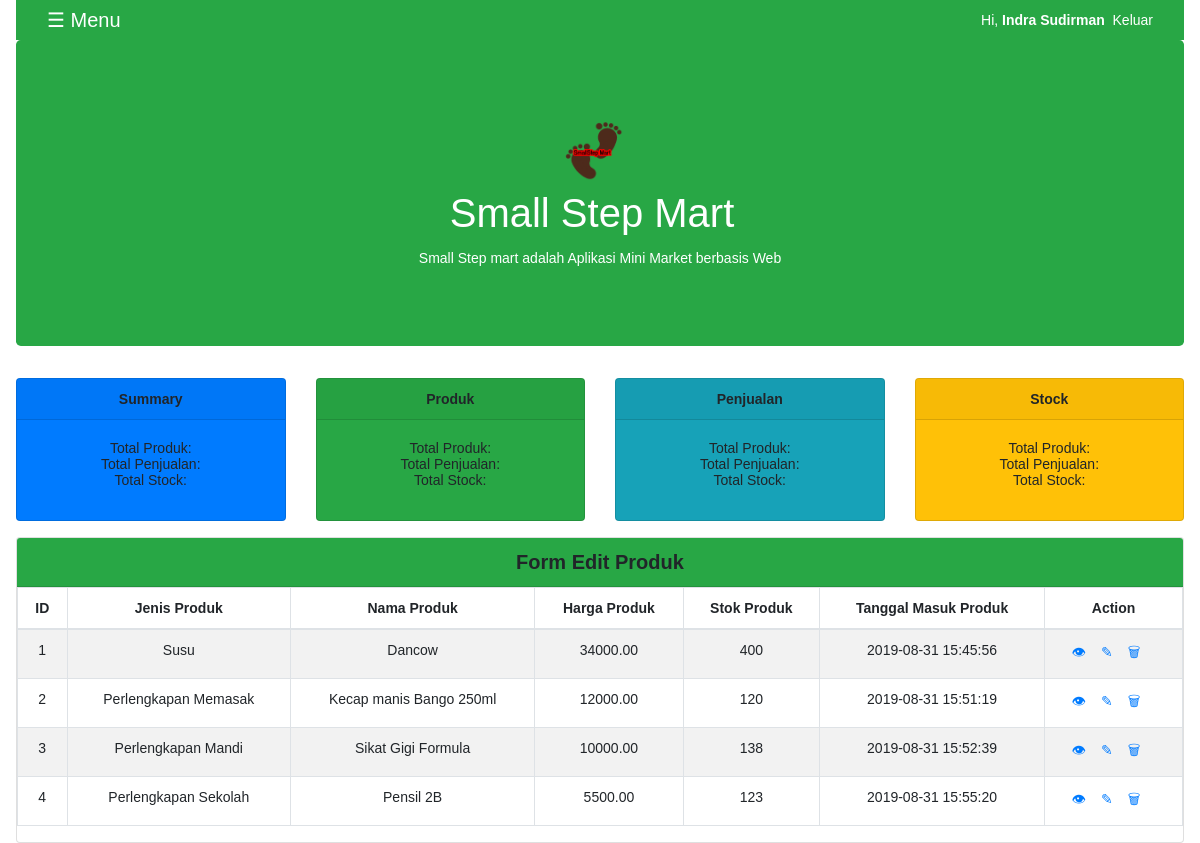
The page /admin/php/editproduk.php (signed in) on the database its author committed.
### tables this page shows
CREATE TABLE `produk` (
  `id` int(11) NOT NULL,
  `jenisProduk` varchar(80) NOT NULL,
  `namaProduk` varchar(255) NOT NULL,
  `hargaProduk` decimal(13,2) NOT NULL,
  `stokProduk` int(11) NOT NULL,
  `gambarProduk` varchar(255) NOT NULL,
  `tanggalMasuk` datetime DEFAULT current_timestamp()
);

### admin/php/editproduk.php (the view, shortened to what this page needs)
<!DOCTYPE HTML>
<html lang ="en">
<head>
    <link rel = "stylesheet" href ="../../bootstrap/dist/css/bootstrap.min.css">
    <link rel="stylesheet" href="https://use.fontawesome.com/releases/v5.6.3/css/all.css">
    </head>
    <body>
<div id="main">
<nav class="navbar navbar-expand-lg navbar-light bg-success">
  <div class="container text-white">
  <div style="font-size:20px;cursor:pointer" onclick="openNav()">&#9776; Menu</div>
    <div class="navbar-nav ml-auto">Hi,&nbsp;<b><?php echo htmlspecialchars ($_SESSION["username"]);?></b>&nbsp;&nbsp;<a class= "text-white" href = "logout.php">Keluar</a></div>
  </div>
</nav>
<div class="jumbotron bg-success">
<div class="navbar-brandnavbar-nav ml-auto text-white"><a class="navbar-brand text-white" href="home.php">
    <img src="../../image/smallsteplogo.png" width="80" height="80" class="d-inline-block align-center" alt=""><h1>Small Step Mart</h1></a></div>
    <div class="text-white"> <p> Small Step mart adalah Aplikasi Mini Market berbasis Web</p></div>
</div>
<div class="card-deck">
<div class="card text-black bg-primary mb-3" style="max-width: 18rem;">
  <div class="card-header"><b>Summary</b></div>
  <div class="card-body">
    <p class="card-title">Total Produk: <br> Total Penjualan: <br> Total Stock:</p>
  </div>
  </div>
<div class="card text-black bg-success mb-3" style="max-width: 18rem;">
  <div class="card-header"><b>Produk</b></div>
  <div class="card-body">
  <p class="card-title">Total Produk: <br> Total Penjualan: <br> Total Stock:</p>
  </div>
  </div>
  <div class="card text-black bg-info mb-3" style="max-width: 18rem;">
  <div class="card-header"><b>Penjualan</b></div>
  <div class="card-body">
  <p class="card-title">Total Produk: <br> Total Penjualan: <br> Total Stock:</p></div>
  </div>
  <div class="card text-black bg-warning mb-3" style="max-width: 18rem;">
  <div class="card-header"><b>Stock</b></div>
  <div class="card-body">
  <p class="card-title">Total Produk: <br> Total Penjualan: <br> Total Stock:</p></div></div>
  </div>
  <div class="card">
  <h5 class="card-header bg-success"><b>Form Edit Produk</b></h5>
  <?php
                    require_once "config.php";
                    $sql = "SELECT * FROM produk";
                    if($result = mysqli_query($link, $sql)){
                        if(mysqli_num_rows($result) > 0){
                            echo "<table class='table table-bordered table-striped'>";
                                echo "<thead>";
                                    echo "<tr>";
                                        echo "<th>ID</th>";
                                        echo "<th>Jenis Produk</th>";
                                        echo "<th>Nama Produk</th>";
                                        echo "<th>Harga Produk</th>";
                                        echo "<th>Stok Produk</th>";
                                        echo "<th>Tanggal Masuk Produk</th>";
                                        echo "<th>Action</th>";
                                    echo "</tr>";
                                echo "</thead>";
                                echo "<tbody>";
                                while($row = mysqli_fetch_array($result)){
                                    echo "<tr>";
                                        echo "<td>" . $row['id'] . "</td>";
                                        echo "<td>" . $row['jenisProduk'] . "</td>";
                                        echo "<td>" . $row['namaProduk'] . "</td>";
                                        echo "<td>" . $row['hargaProduk'] . "</td>";
                                        echo "<td>" . $row['stokProduk'] . "</td>";
                                        echo "<td>" . $row['tanggalMasuk'] . "</td>";
                                        echo "<td>";
                                            echo "<a href='readproduk.php?id=". $row['id'] ."' title='Lihat Produk' data-toggle='tooltip'><span>&#128065;</span></a>";
                                            echo "<a href='updateproduk.php?id=". $row['id'] ."' title='Update Produk' data-toggle='tooltip'><span>&#9998;</span></a>";
                                            echo "<a href='deleteproduk.php?id=". $row['id'] ."' title='Hapus Produk' data-toggle='tooltip'><span>&#128465;</span></a>";
                                        echo "</td>";
                                    echo "</tr>";
                                }
                                echo "</tbody>";
                            echo "</table>";
                        } else{
                            echo "<p class='lead'><em>Data Produk masih kosong.</em></p>";
                        }
                    } else{
                        echo "ERROR: Tidak bisa eksekusi $sql. " . mysqli_error($link);
                    }
                    ?>
                    </div>
                    </div>
</body>
</html>

### admin/php/editproduk.php (style rules this page uses)
table tr td:last-child a { margin-right: 15px; }
#main { transition: margin-left .5s; padding: 0px; padding-left: 16px; padding-right: 16px; }

### rows shown on the page
produk: id "1", jenisProduk "Susu", namaProduk "Dancow", hargaProduk "34000.00", stokProduk "400", tanggalMasuk "2019-08-31 15:45:56"
produk: id "2", jenisProduk "Perlengkapan Memasak", namaProduk "Kecap manis Bango 250ml", hargaProduk "12000.00", stokProduk "120", tanggalMasuk "2019-08-31 15:51:19"
produk: id "3", jenisProduk "Perlengkapan Mandi", namaProduk "Sikat Gigi Formula", hargaProduk "10000.00", stokProduk "138", tanggalMasuk "2019-08-31 15:52:39"
produk: id "4", jenisProduk "Perlengkapan Sekolah", namaProduk "Pensil 2B", hargaProduk "5500.00", stokProduk "123", tanggalMasuk "2019-08-31 15:55:20"

### other values the page prints
$_SESSION["username"] "Indra Sudirman"
